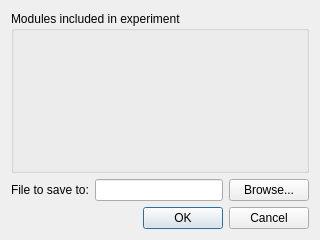
<?xml version="1.0" encoding="UTF-8"?>
<ui version="4.0">
 <class>Dialog</class>
 <widget class="QDialog" name="Dialog">
  <property name="geometry">
   <rect>
    <x>0</x>
    <y>0</y>
    <width>320</width>
    <height>240</height>
   </rect>
  </property>
  <property name="windowTitle">
   <string>New Experiment</string>
  </property>
  <layout class="QVBoxLayout" name="verticalLayout">
   <item>
    <widget class="QGroupBox" name="modulesGroupBox">
     <property name="sizePolicy">
      <sizepolicy hsizetype="Preferred" vsizetype="Expanding">
       <horstretch>0</horstretch>
       <verstretch>0</verstretch>
      </sizepolicy>
     </property>
     <property name="title">
      <string>Modules included in experiment</string>
     </property>
     <layout class="QVBoxLayout" name="verticalLayout_2"/>
    </widget>
   </item>
   <item>
    <layout class="QHBoxLayout" name="horizontalLayout">
     <item>
      <widget class="QLabel" name="label">
       <property name="text">
        <string>File to save to:</string>
       </property>
      </widget>
     </item>
     <item>
      <widget class="QLineEdit" name="fileLineEdit"/>
     </item>
     <item>
      <widget class="QPushButton" name="browsePushButton">
       <property name="text">
        <string>Browse...</string>
       </property>
      </widget>
     </item>
    </layout>
   </item>
   <item>
    <widget class="QDialogButtonBox" name="buttonBox">
     <property name="orientation">
      <enum>Qt::Horizontal</enum>
     </property>
     <property name="standardButtons">
      <set>QDialogButtonBox::Cancel|QDialogButtonBox::Ok</set>
     </property>
    </widget>
   </item>
  </layout>
 </widget>
 <resources/>
 <connections>
  <connection>
   <sender>buttonBox</sender>
   <signal>accepted()</signal>
   <receiver>Dialog</receiver>
   <slot>accept()</slot>
   <hints>
    <hint type="sourcelabel">
     <x>248</x>
     <y>254</y>
    </hint>
    <hint type="destinationlabel">
     <x>157</x>
     <y>274</y>
    </hint>
   </hints>
  </connection>
  <connection>
   <sender>buttonBox</sender>
   <signal>rejected()</signal>
   <receiver>Dialog</receiver>
   <slot>reject()</slot>
   <hints>
    <hint type="sourcelabel">
     <x>316</x>
     <y>260</y>
    </hint>
    <hint type="destinationlabel">
     <x>286</x>
     <y>274</y>
    </hint>
   </hints>
  </connection>
 </connections>
</ui>
